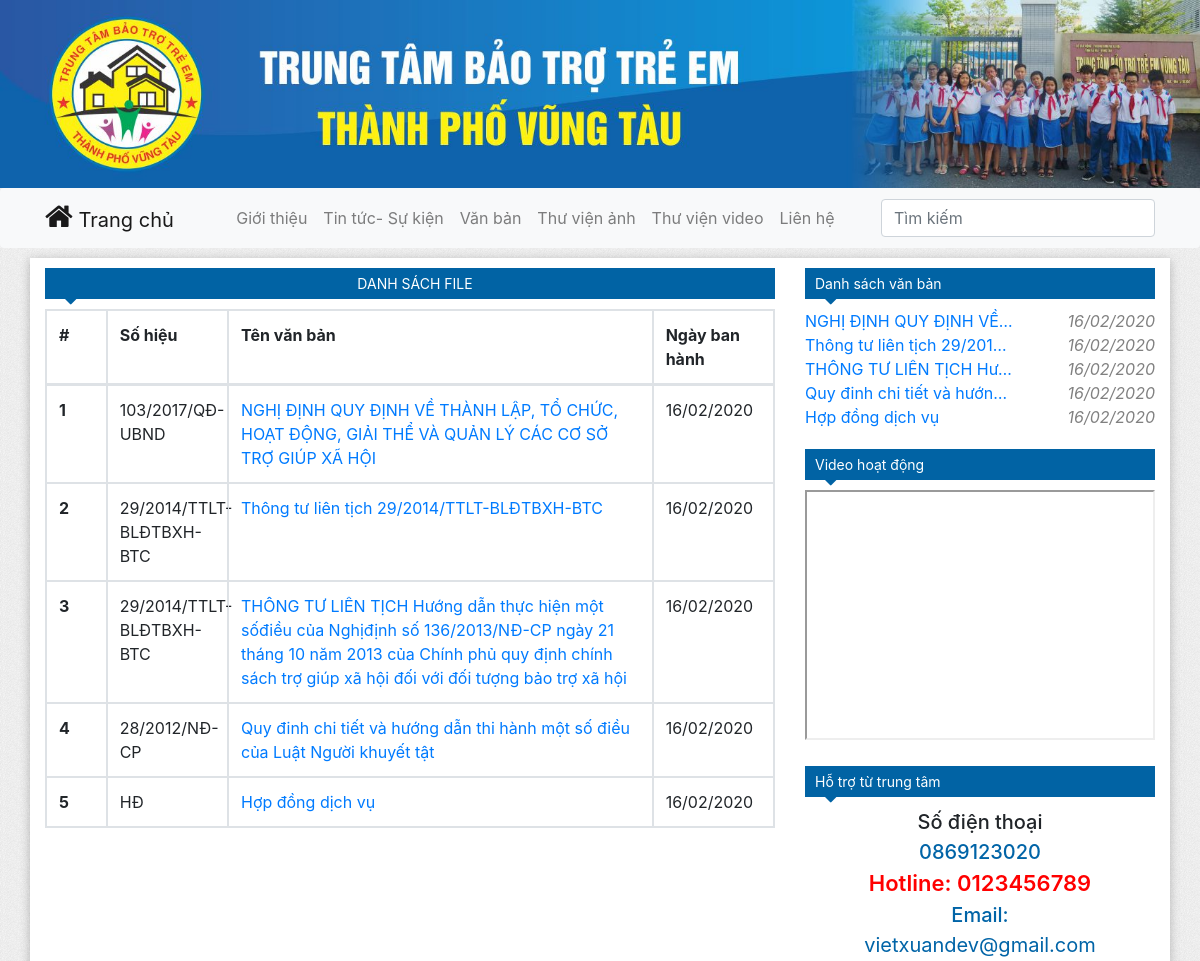
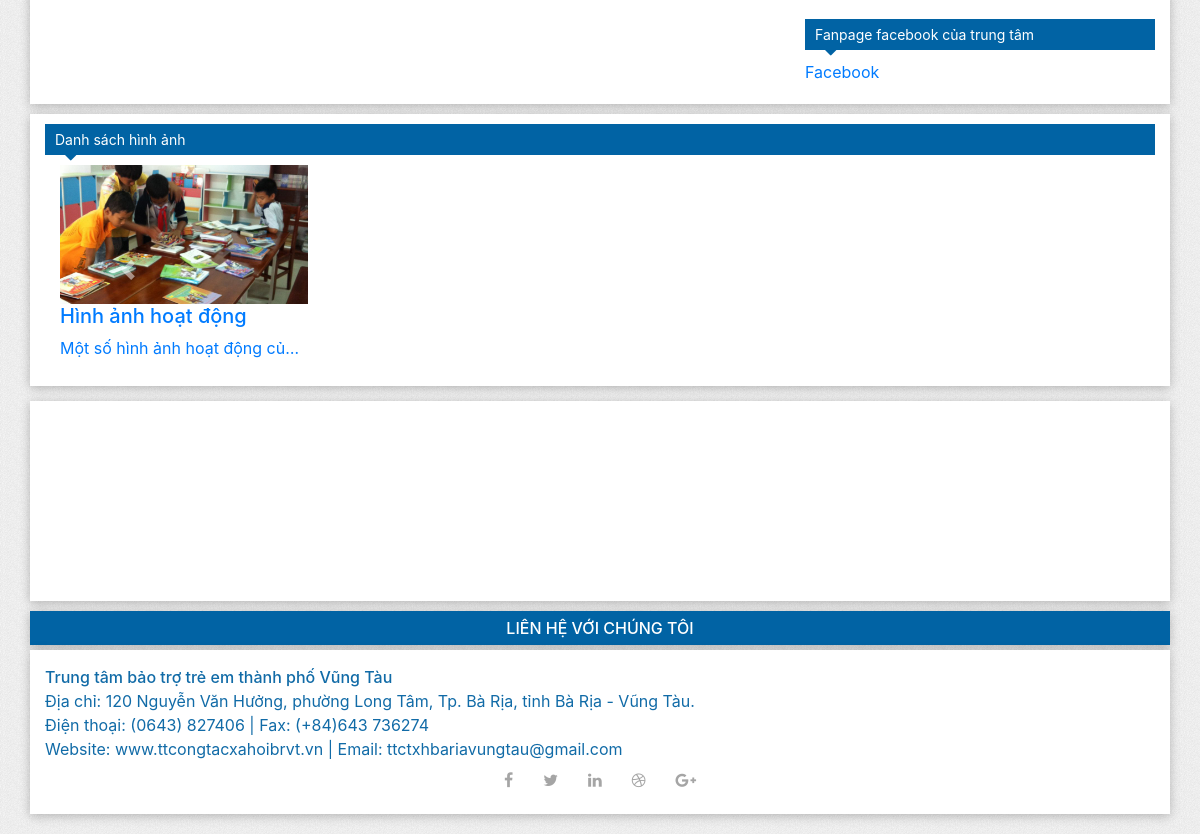
The app's page /blog/file-list/ with its own data (2 pictures, top to bottom).
### blog/models.py (models this page shows, shortened)
class PostFile(models.Model):
    author = models.ForeignKey(get_user_model(), on_delete=models.CASCADE)
    number = models.CharField(max_length=200, default='')
    name = models.CharField(max_length=200, default='')
    file = models.FileField()
    created_date = models.DateTimeField(default=timezone.now)

class PostImage(models.Model):
    author = models.ForeignKey(get_user_model(), on_delete=models.CASCADE)
    title = models.CharField(max_length=200)
    description = models.CharField(max_length=500, blank=True)
    created_date = models.DateTimeField(default=timezone.now)
    def default_image(self):
        return Image.objects.filter(post_image=self).first()

class Image(models.Model):
    post_image = models.ForeignKey(PostImage, on_delete=models.CASCADE)
    image = models.ImageField()

### blog/views.py (the view)
# urls.py: path('file-list/', views.file_list, name='file-list'),
def file_list(request):
    posts = PostFile.objects.all().order_by('-created_date')
    files = PostFile.objects.all().order_by('-created_date')[:5]
    images = PostImage.objects.all().order_by('-created_date')[:8]
    return render(request, 'blog/file-list.html', {'posts': posts, 'files': files, 'images': images})

### templates/blog/file-list.html (shortened to what this page needs)
{% extends 'base.html' %}
{% load static %}
{% block name %}Danh sách file{% endblock %}
{% block url %}{% url 'blog:file-list' %}{% endblock %}
{% block base %}
    <table class="table table-bordered">
        <thead>
        <tr class="d-flex">
            <th class="col-1">#</th>
            <th class="col-2">Số hiệu</th>
            <th class="col-7">Tên văn bản</th>
            <th class="col-2">Ngày ban hành</th>
        </tr>
        </thead>
        <tbody>
        {% for post in posts %}
            <tr class="d-flex">
                <th class="col-1" scope="row">{{ forloop.counter }}</th>
                <td class="col-2">{{ post.number }}</td>
                <td class="col-7"><a href="{{ post.file.url }}">{{ post.name }}</a></td>
                <td class="col-2">{{ post.created_date|date:"d/m/Y" }}</td>
            </tr>
        {% endfor %}
        </tbody>
    </table>
{% endblock %}

### templates/base.html (shortened to what this page needs)
<!doctype html>
<html lang="en">
<head>
    {% load static %}
    <link rel="stylesheet" href="https://stackpath.bootstrapcdn.com/bootstrap/4.3.1/css/bootstrap.min.css"
>
    <link rel="stylesheet" href="https://maxcdn.bootstrapcdn.com/font-awesome/4.7.0/css/font-awesome.min.css">
    <link rel="stylesheet" href="{% static 'css/style.css' %}">
</head>
<body>
<div id="header">
    <img class="image-header" src="{% static 'images/header.jpg' %}">
    <nav class="navbar navbar-expand-lg navbar-light bg-light rounded">
        <div class="container"><a class="navbar-brand" href="{% url 'home:index' %}"><i
                class="icon-home fa fa-home"></i> Trang chủ</a>
            <div class="collapse navbar-collapse" id="navbarsExample09">
                <ul class="navbar-nav m-auto">
                    <li class="nav-item">
                        <a class="nav-link" href="{% url 'home:about' %}">Giới thiệu</a>
                    </li>
                    <li class="nav-item">
                        <a class="nav-link" href="#">Tin tức- Sự kiện</a>
                    </li>
                    <li class="nav-item">
                        <a class="nav-link" href="{% url 'blog:file-list' %}">Văn bản</a>
                    </li>
                    <li class="nav-item">
                        <a class="nav-link" href="{% url 'blog:image-list' %}">Thư viện ảnh</a>
                    </li>
                    <li class="nav-item">
                        <a class="nav-link" href="{% url 'blog:video-list' %}">Thư viện video</a>
                    </li>
                    <li class="nav-item">
                        <a href="{% url 'blog:file-list' %}" class="nav-link test">Liên hệ</a>
                    </li>
                </ul>
                <form class="form-inline my-2 my-md-0">
                    <input class="form-control" type="text" placeholder="Tìm kiếm" aria-label="Search">
                </form>
            </div>
        </div>
    </nav>
</div>
<div id="main">
    <div class="container main">
        <div class="row">
            <div class="col-md-8 left">
            <a href="{% block url %} {% endblock %}" class="arrow-title">{% block name %} {% endblock %}</a>
                {% block base %}
                {% endblock %}
            </div>
            <div class="col-md-4 right">
                <div class="item-right">
                    <a href="{% url 'blog:file-list' %}" class="arrow-title">Danh sách văn bản</a>
                    <ul class="files">
                        {% for file in files %}
                            <li class="file-item" style="display: flex">
                                <div style="width: 60%">
                                    <a class="file-title" href="{{ file.file.url }}">{{ file.name }}</a>
                                </div>
                                <div style="width: 40%">
                                    <div class="date">{{ file.created_date|date:"d/m/Y" }}</div>
                                </div>
                            </li>
                        {% endfor %}
                    </ul>
                </div>
                <div class="item-right">
                    <a href="{% url 'blog:video-list' %}" class="arrow-title">Video hoạt động</a>
                    <iframe
                            src="https://www.youtube.com/embed/tgbNymZ7vqY">
                    </iframe>
                </div>
                <div class="item-right">
                    <a href="#" class="arrow-title">Hỗ trợ từ trung tâm</a>
                    <div class="content" style="text-align: center">
                        <div style="font-size: 20px; font-weight: 500">Số điện thoại</div>
                        <div style="font-size: 20px; font-weight: 500; color: rgb(1, 100, 167);">0869123020</div>
                        <div style="font-size: 22px; font-weight: 600; color: red">Hotline: 0123456789</div>
                        <div style="font-size: 20px; font-weight: 500; color: rgb(1, 100, 167)">Email:</div>
                        <div style="font-size: 20px; color: rgb(1, 100, 167)">vietxuandev@gmail.com</div>
                    </div>
                </div>
                <div class="item-right">
                    <a href="https://www.facebook.com/VietXuanDev" class="arrow-title">Fanpage facebook của trung
                        tâm</a>
                    <div class="fb-page" data-href="https://www.facebook.com/facebook" data-tabs="timeline"
                         data-width="500"
                         data-height="300" data-small-header="false" data-adapt-container-width="true"
                         data-hide-cover="false" data-show-facepile="true">
                        <blockquote cite="https://www.facebook.com/facebook" class="fb-xfbml-parse-ignore"><a
                                href="https://www.facebook.com/facebook">Facebook</a></blockquote>
                    </div>
                </div>
            </div>
        </div>
    </div>
</div>
<div class="image-list container">
    <a href="{% url 'blog:image-list' %}" class="arrow-title">Danh sách hình ảnh</a>
    <div id="carousel-example" class="carousel slide" data-ride="carousel">
        <div class="carousel-inner row w-100 mx-auto" role="listbox">
            {% for image in images %}
                <a href="{% url 'blog:image-detail' %}?id={{ image.id }}"
                   class="carousel-item col-12 col-sm-6 col-md-4 col-lg-3 {% if image == images.0 %} active {% endif %}">
                    <div class="full-image">
                        <img src="{{ image.default_image.image.url }}" class="img-fluid mx-auto d-block" alt="img1">
                    </div>
                    <h5 class="title">{{ image.title }}</h5>
                    <p class="description">{{ image.description }}</p>
                </a>
            {% endfor %}
        </div>
        <div>
            <a class="carousel-control-prev" href="#carousel-example" role="button" data-slide="prev">
                <span class="carousel-control-prev-icon" aria-hidden="true"></span>
            </a>
            <a class="carousel-control-next" href="#carousel-example" role="button" data-slide="next">
                <span class="carousel-control-next-icon" aria-hidden="true"></span>
            </a>
        </div>
    </div>
</div>
<div id="footer">
    <div class="container footer">
        <div id="gmap" class="contact-map">
            <iframe src="https://maps.google.com/maps?q=Trung tâm bảo trợ trẻ em vũng tàu&t=&z=13&ie=UTF8&iwloc=&output=embed"
                    frameborder="0"
                    style="apsborder:0" allowfullscreen></iframe>
        </div>
    </div>
    <div class="contact-title container">Liên hệ với chúng tôi</div>
    <div class="contact container">
        <div class="footer-name">Trung tâm bảo trợ trẻ em thành phố Vũng Tàu</div>
        <div class="footer-content">Địa chỉ: 120 Nguyễn Văn Hưởng, phường Long Tâm, Tp. Bà Rịa, tỉnh Bà Rịa - Vũng
            Tàu.
        </div>
        <div class="footer-content">Điện thoại: (0643) 827406 | Fax: (+84)643 736274</div>
        <div class="footer-content">Website: www.ttcongtacxahoibrvt.vn | Email: ttctxhbariavungtau@gmail.com</div>
        <div class="social-contact">
            <div class="social-icons">
                <ul class="nav nav-pills">
                    <li class="nav-item"><a href="#" class="nav-link"><i class="fa fa-facebook"></i></a>
                    </li>
                    <li class="nav-item"><a href="#" class="nav-link"><i class="fa fa-twitter"></i></a></li>
                    <li class="nav-item"><a href="#" class="nav-link"><i class="fa fa-linkedin"></i></a>
                    </li>
                    <li class="nav-item"><a href="#" class="nav-link"><i class="fa fa-dribbble"></i></a>
                    </li>
                    <li class="nav-item"><a href="#" class="nav-link"><i class="fa fa-google-plus"></i></a>
                    </li>
                </ul>
            </div>
        </div>
    </div>
</div>
</body>
</html>

### static/css/style.css (style rules this page uses)
body { background-image: url("../images/bg.gif"); }
.main { margin-top: 10px; background-color: white; box-shadow: 0 2px 10px rgba(0, 0, 0, .25); margin-bottom: 10px; }
.footer { background-color: white; box-shadow: 0 2px 10px rgba(0, 0, 0, .25); padding: 0; margin-bottom: 10px; }
.image-header { width: 100%; }
.nav-item { position: relative; display: inline-block; }
.contact-map { width: 100%; height: 200px; }
.contact-map iframe { width: 100%; height: 100%; }
.contact { color: #116ba7; background-color: white; box-shadow: 0 2px 10px rgba(0, 0, 0, .25); padding: 15px; margin-bottom: 20px; }
.contact .footer-name { font-weight: 500; }
.icon-home::before { font-size: 30px; color: rgba(0, 0, 0, .9); }
.arrow-title { display: block; position: relative; background-color: #0163a4; padding: 5px 0 5px 10px; width: 100%; color: white; font-size: 14px; margin: 0; cursor: pointer; margin-bottom: 10px; }
.arrow-title::before { color: #0163a4; content: "\f0d7"; font-family: FontAwesome; left: 20px; top: 18px; height: 0; width: 0; position: absolute; font-size: 20px; }
.main .left .arrow-title { text-transform: uppercase; text-align: center; margin-top: 10px; }
a.arrow-title { color: white; }
.carousel-item { max-height: 250px; }
.carousel-item img { height: auto; width: 100%; }
.item-right { margin-top: 10px; margin-bottom: 20px; }
.contact-title { background-color: #0163a4; color: white; font-weight: 500; box-shadow: 0 2px 10px rgba(0, 0, 0, .25); margin-bottom: 5px; text-align: center; text-transform: uppercase; padding: 5px; }
.item-right iframe { width: 100%; height: 250px; }
.date { font-style: italic; bottom: 15px; text-align: right; color: grey; }
.social-contact .social-icons ul li a { border: 0 none; border-radius: 0; color: #a5a5a5; padding: 0px; }
.social-contact .social-icons ul li { display: inline-block; }
.social-contact .social-icons ul li a i { padding: 11px 15px; transition: all 0.9s ease 0s; -moz-transition: all 0.9s ease 0s; -webkit-transition: all 0.9s ease 0s; -o-transition: all 0.9s ease 0s; }
.social-contact { margin-left: auto; margin-right: auto; display: table; }
@media (min-width: 576px) { .carousel-item { margin-right: 0; } }
@media (min-width: 576px) { .carousel-inner .carousel-item.active:not(.carousel-item-right):not(.carousel-item-left), .carousel-inner .carousel-item.active:not(.carousel-item-right):not(.carousel-item-left) + .carousel-item { transition: none; } }
.image-list { background-color: white; box-shadow: 0 2px 10px rgba(0, 0, 0, .25); margin-bottom: 15px; padding: 10px 15px; }
#carousel-example { z-index: 1; }
.carousel-item p { white-space: nowrap; width: 100%; overflow: hidden; text-overflow: ellipsis; }
.full-image { position: relative; width: 100%; overflow: hidden; padding-bottom: 56.2%; }
.full-image img { width: 100%; height: auto; position: absolute; top: 0; bottom: 0; left: 0; right: 0; margin: auto; position: absolute; }
.table tbody tr th { width: 20%; }
a { display: block; }
.file-title { width: 100%; overflow: hidden; white-space: nowrap; text-overflow: ellipsis; }
.files { padding-left: 0; }

### records on screen
PostFile: number "103/2017/QĐ-UBND", name "NGHỊ ĐỊNH QUY ĐỊNH VỀ THÀNH LẬP, TỔ CHỨC, HOẠT ĐỘNG, GIẢI THỂ VÀ QUẢN LÝ CÁC CƠ SỞ TRỢ GIÚP XÃ HỘI", created_date "16/02/2020", name "NGHỊ ĐỊNH QUY ĐỊNH VỀ…"
PostFile: number "29/2014/TTLT-BLĐTBXH-BTC", name "Thông tư liên tịch 29/2014/TTLT-BLĐTBXH-BTC", created_date "16/02/2020", name "Thông tư liên tịch 29/201…"
PostFile: number "29/2014/TTLT-BLĐTBXH-BTC", name "THÔNG TƯ LIÊN TỊCH Hướng dẫn thực hiện một sốđiều của Nghịđịnh số 136/2013/NĐ-CP ngày 21 tháng 10 năm 2013 của Chính phủ quy định chính sách trợ giúp xã hội đối với đối tượng bảo trợ xã hội", created_date "16/02/2020", name "THÔNG TƯ LIÊN TỊCH Hư…"
PostFile: number "28/2012/NĐ-CP", name "Quy đinh chi tiết và hướng dẫn thi hành một số điều của Luật Người khuyết tật", created_date "16/02/2020", name "Quy đinh chi tiết và hướn…"
PostFile: number "HĐ", name "Hợp đồng dịch vụ", created_date "16/02/2020"
PostImage: default_image.image (picture), title "Hình ảnh hoạt động", description "Một số hình ảnh hoạt động của…"
